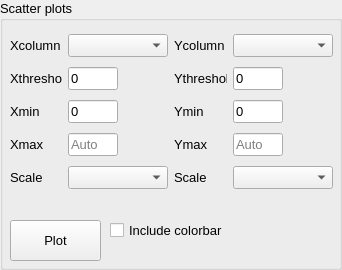
         <widget class="QGroupBox" name="groupBox_scatter_plot">
          <property name="font">
           <font>
            <family>Ubuntu</family>
            <pointsize>10</pointsize>
           </font>
          </property>
          <property name="title">
           <string>Scatter plots</string>
          </property>
          <widget class="QPushButton" name="pushButton_plot_scatter">
           <property name="geometry">
            <rect>
             <x>10</x>
             <y>220</y>
             <width>91</width>
             <height>41</height>
            </rect>
           </property>
           <property name="font">
            <font>
             <family>Ubuntu</family>
             <pointsize>10</pointsize>
             <weight>50</weight>
             <bold>false</bold>
            </font>
           </property>
           <property name="text">
            <string>Plot</string>
           </property>
           <property name="shortcut">
            <string>Ctrl+Alt+C</string>
           </property>
          </widget>
          <widget class="QWidget" name="layoutWidget">
           <property name="geometry">
            <rect>
             <x>10</x>
             <y>30</y>
             <width>323</width>
             <height>166</height>
            </rect>
           </property>
           <property name="font">
            <font>
             <family>Ubuntu</family>
             <pointsize>10</pointsize>
            </font>
           </property>
           <layout class="QGridLayout" name="gridLayout_19">
            <item row="1" column="0" colspan="2">
             <widget class="QLabel" name="label_threshold_2">
              <property name="minimumSize">
               <size>
                <width>30</width>
                <height>0</height>
               </size>
              </property>
              <property name="font">
               <font>
                <family>Ubuntu</family>
                <pointsize>10</pointsize>
               </font>
              </property>
              <property name="toolTip">
               <string>Channel 3 threshold, click to edit</string>
              </property>
              <property name="statusTip">
               <string>Channel 3 threshold, click to edit</string>
              </property>
              <property name="text">
               <string>Xthreshold</string>
              </property>
             </widget>
            </item>
            <item row="1" column="2">
             <widget class="QLineEdit" name="lineEdit_scatter_threshold_x">
              <property name="maximumSize">
               <size>
                <width>50</width>
                <height>16777215</height>
               </size>
              </property>
              <property name="font">
               <font>
                <family>Ubuntu</family>
                <pointsize>10</pointsize>
               </font>
              </property>
              <property name="toolTip">
               <string>Must be an integer.</string>
              </property>
              <property name="statusTip">
               <string>The threshold must be an integer</string>
              </property>
              <property name="text">
               <string>0</string>
              </property>
              <property name="placeholderText">
               <string/>
              </property>
              <property name="clearButtonEnabled">
               <bool>false</bool>
              </property>
             </widget>
            </item>
            <item row="1" column="3" colspan="2">
             <widget class="QLabel" name="label_threshold_3">
              <property name="minimumSize">
               <size>
                <width>30</width>
                <height>0</height>
               </size>
              </property>
              <property name="font">
               <font>
                <family>Ubuntu</family>
                <pointsize>10</pointsize>
               </font>
              </property>
              <property name="toolTip">
               <string>Channel 3 threshold, click to edit</string>
              </property>
              <property name="statusTip">
               <string>Channel 3 threshold, click to edit</string>
              </property>
              <property name="text">
               <string>Ythreshold</string>
              </property>
             </widget>
            </item>
            <item row="1" column="5">
             <widget class="QLineEdit" name="lineEdit_scatter_threshold_y">
              <property name="maximumSize">
               <size>
                <width>50</width>
                <height>16777215</height>
               </size>
              </property>
              <property name="font">
               <font>
                <family>Ubuntu</family>
                <pointsize>10</pointsize>
               </font>
              </property>
              <property name="toolTip">
               <string>Must be an integer.</string>
              </property>
              <property name="statusTip">
               <string>The threshold must be an integer</string>
              </property>
              <property name="text">
               <string>0</string>
              </property>
              <property name="placeholderText">
               <string/>
              </property>
              <property name="clearButtonEnabled">
               <bool>false</bool>
              </property>
             </widget>
            </item>
            <item row="2" column="2">
             <widget class="QLineEdit" name="lineEdit_scatter_xmin">
              <property name="enabled">
               <bool>true</bool>
              </property>
              <property name="maximumSize">
               <size>
                <width>50</width>
                <height>16777215</height>
               </size>
              </property>
              <property name="font">
               <font>
                <family>Ubuntu</family>
                <pointsize>10</pointsize>
               </font>
              </property>
              <property name="toolTip">
               <string>Must be an integer. &quot;Auto&quot; is sensitive to outliers. Either remove those or set the xrange manually</string>
              </property>
              <property name="statusTip">
               <string>&quot;Auto&quot; is sensitive to outliers. Either remove those or set the xrange manually</string>
              </property>
              <property name="text">
               <string>0</string>
              </property>
              <property name="placeholderText">
               <string>Auto</string>
              </property>
             </widget>
            </item>
            <item row="2" column="5">
             <widget class="QLineEdit" name="lineEdit_scatter_ymin">
              <property name="enabled">
               <bool>true</bool>
              </property>
              <property name="maximumSize">
               <size>
                <width>50</width>
                <height>16777215</height>
               </size>
              </property>
              <property name="font">
               <font>
                <family>Ubuntu</family>
                <pointsize>10</pointsize>
               </font>
              </property>
              <property name="toolTip">
               <string>Must be an integer. &quot;Auto&quot; is sensitive to outliers. Either remove those or set the xrange manually</string>
              </property>
              <property name="statusTip">
               <string>&quot;Auto&quot; is sensitive to outliers. Either remove those or set the xrange manually</string>
              </property>
              <property name="text">
               <string>0</string>
              </property>
              <property name="placeholderText">
               <string>Auto</string>
              </property>
             </widget>
            </item>
            <item row="3" column="2">
             <widget class="QLineEdit" name="lineEdit_scatter_xmax">
              <property name="enabled">
               <bool>true</bool>
              </property>
              <property name="maximumSize">
               <size>
                <width>50</width>
                <height>16777215</height>
               </size>
              </property>
              <property name="font">
               <font>
                <family>Ubuntu</family>
                <pointsize>10</pointsize>
               </font>
              </property>
              <property name="toolTip">
               <string>Must be an integer. &quot;Auto&quot; is sensitive to outliers. Either remove those or set the xrange manually</string>
              </property>
              <property name="statusTip">
               <string>&quot;Auto&quot; is sensitive to outliers. Either remove those or set the xrange manually</string>
              </property>
              <property name="text">
               <string/>
              </property>
              <property name="placeholderText">
               <string>Auto</string>
              </property>
             </widget>
            </item>
            <item row="3" column="5">
             <widget class="QLineEdit" name="lineEdit_scatter_ymax">
              <property name="enabled">
               <bool>true</bool>
              </property>
              <property name="maximumSize">
               <size>
                <width>50</width>
                <height>16777215</height>
               </size>
              </property>
              <property name="font">
               <font>
                <family>Ubuntu</family>
                <pointsize>10</pointsize>
               </font>
              </property>
              <property name="toolTip">
               <string>Must be an integer. &quot;Auto&quot; is sensitive to outliers. Either remove those or set the xrange manually</string>
              </property>
              <property name="statusTip">
               <string>&quot;Auto&quot; is sensitive to outliers. Either remove those or set the xrange manually</string>
              </property>
              <property name="text">
               <string/>
              </property>
              <property name="placeholderText">
               <string>Auto</string>
              </property>
             </widget>
            </item>
            <item row="2" column="0" colspan="2">
             <widget class="QLabel" name="label_scatter_xmin">
              <property name="enabled">
               <bool>true</bool>
              </property>
              <property name="minimumSize">
               <size>
                <width>30</width>
                <height>0</height>
               </size>
              </property>
              <property name="font">
               <font>
                <family>Ubuntu</family>
                <pointsize>10</pointsize>
               </font>
              </property>
              <property name="toolTip">
               <string>&quot;Auto&quot; is sensitive to outliers. Either remove those or set the xrange manually</string>
              </property>
              <property name="statusTip">
               <string>&quot;Auto&quot; is sensitive to outliers. Either remove those or set the xrange manually</string>
              </property>
              <property name="text">
               <string>Xmin</string>
              </property>
             </widget>
            </item>
            <item row="3" column="0" colspan="2">
             <widget class="QLabel" name="label_scatter_xmax">
              <property name="enabled">
               <bool>true</bool>
              </property>
              <property name="minimumSize">
               <size>
                <width>30</width>
                <height>0</height>
               </size>
              </property>
              <property name="font">
               <font>
                <family>Ubuntu</family>
                <pointsize>10</pointsize>
               </font>
              </property>
              <property name="toolTip">
               <string>&quot;Auto&quot; is sensitive to outliers. Either remove those or set the xrange manually</string>
              </property>
              <property name="statusTip">
               <string>&quot;Auto&quot; is sensitive to outliers. Either remove those or set the xrange manually</string>
              </property>
              <property name="text">
               <string>Xmax</string>
              </property>
             </widget>
            </item>
            <item row="4" column="2">
             <widget class="QComboBox" name="comboBox_scatter_scale_x">
              <property name="minimumSize">
               <size>
                <width>100</width>
                <height>0</height>
               </size>
              </property>
              <property name="font">
               <font>
                <family>Ubuntu</family>
                <pointsize>10</pointsize>
               </font>
              </property>
             </widget>
            </item>
            <item row="4" column="0" colspan="2">
             <widget class="QLabel" name="label_xmax_3">
              <property name="enabled">
               <bool>true</bool>
              </property>
              <property name="minimumSize">
               <size>
                <width>30</width>
                <height>0</height>
               </size>
              </property>
              <property name="font">
               <font>
                <family>Ubuntu</family>
                <pointsize>10</pointsize>
               </font>
              </property>
              <property name="toolTip">
               <string>&quot;Auto&quot; is sensitive to outliers. Either remove those or set the xrange manually</string>
              </property>
              <property name="statusTip">
               <string>&quot;Auto&quot; is sensitive to outliers. Either remove those or set the xrange manually</string>
              </property>
              <property name="text">
               <string>Scale</string>
              </property>
             </widget>
            </item>
            <item row="2" column="3" colspan="2">
             <widget class="QLabel" name="label_scatter_ymin">
              <property name="enabled">
               <bool>true</bool>
              </property>
              <property name="minimumSize">
               <size>
                <width>30</width>
                <height>0</height>
               </size>
              </property>
              <property name="font">
               <font>
                <family>Ubuntu</family>
                <pointsize>10</pointsize>
               </font>
              </property>
              <property name="toolTip">
               <string>&quot;Auto&quot; is sensitive to outliers. Either remove those or set the xrange manually</string>
              </property>
              <property name="statusTip">
               <string>&quot;Auto&quot; is sensitive to outliers. Either remove those or set the xrange manually</string>
              </property>
              <property name="text">
               <string>Ymin</string>
              </property>
             </widget>
            </item>
            <item row="3" column="3" colspan="2">
             <widget class="QLabel" name="label_scatter_ymax">
              <property name="enabled">
               <bool>true</bool>
              </property>
              <property name="minimumSize">
               <size>
                <width>30</width>
                <height>0</height>
               </size>
              </property>
              <property name="font">
               <font>
                <family>Ubuntu</family>
                <pointsize>10</pointsize>
               </font>
              </property>
              <property name="toolTip">
               <string>&quot;Auto&quot; is sensitive to outliers. Either remove those or set the xrange manually</string>
              </property>
              <property name="statusTip">
               <string>&quot;Auto&quot; is sensitive to outliers. Either remove those or set the xrange manually</string>
              </property>
              <property name="text">
               <string>Ymax</string>
              </property>
             </widget>
            </item>
            <item row="4" column="5">
             <widget class="QComboBox" name="comboBox_scatter_scale_y">
              <property name="minimumSize">
               <size>
                <width>100</width>
                <height>0</height>
               </size>
              </property>
              <property name="font">
               <font>
                <family>Ubuntu</family>
                <pointsize>10</pointsize>
               </font>
              </property>
             </widget>
            </item>
            <item row="4" column="3" colspan="2">
             <widget class="QLabel" name="label_xmax_4">
              <property name="enabled">
               <bool>true</bool>
              </property>
              <property name="minimumSize">
               <size>
                <width>30</width>
                <height>0</height>
               </size>
              </property>
              <property name="font">
               <font>
                <family>Ubuntu</family>
                <pointsize>10</pointsize>
               </font>
              </property>
              <property name="toolTip">
               <string>&quot;Auto&quot; is sensitive to outliers. Either remove those or set the xrange manually</string>
              </property>
              <property name="statusTip">
               <string>&quot;Auto&quot; is sensitive to outliers. Either remove those or set the xrange manually</string>
              </property>
              <property name="text">
               <string>Scale</string>
              </property>
             </widget>
            </item>
            <item row="0" column="2">
             <widget class="QComboBox" name="comboBox_scatter_col_x">
              <property name="minimumSize">
               <size>
                <width>100</width>
                <height>0</height>
               </size>
              </property>
              <property name="font">
               <font>
                <family>Ubuntu</family>
                <pointsize>10</pointsize>
               </font>
              </property>
             </widget>
            </item>
            <item row="0" column="5">
             <widget class="QComboBox" name="comboBox_scatter_col_y">
              <property name="minimumSize">
               <size>
                <width>100</width>
                <height>0</height>
               </size>
              </property>
              <property name="font">
               <font>
                <family>Ubuntu</family>
                <pointsize>10</pointsize>
               </font>
              </property>
             </widget>
            </item>
            <item row="0" column="0" colspan="2">
             <widget class="QLabel" name="label_6">
              <property name="font">
               <font>
                <family>Ubuntu</family>
                <pointsize>10</pointsize>
               </font>
              </property>
              <property name="text">
               <string>Xcolumn</string>
              </property>
             </widget>
            </item>
            <item row="0" column="3" colspan="2">
             <widget class="QLabel" name="label_21">
              <property name="font">
               <font>
                <family>Ubuntu</family>
                <pointsize>10</pointsize>
               </font>
              </property>
              <property name="text">
               <string>Ycolumn</string>
              </property>
             </widget>
            </item>
           </layout>
          </widget>
          <widget class="QCheckBox" name="checkBox_scatter_colorbar">
           <property name="enabled">
            <bool>true</bool>
           </property>
           <property name="geometry">
            <rect>
             <x>110</x>
             <y>220</y>
             <width>131</width>
             <height>20</height>
            </rect>
           </property>
           <property name="font">
            <font>
             <family>Ubuntu</family>
             <pointsize>10</pointsize>
            </font>
           </property>
           <property name="toolTip">
            <string>&lt;html&gt;&lt;head/&gt;&lt;body&gt;&lt;p&gt;Includes a colorbar to map the colors pixel colors to a exact cell density.&lt;/p&gt;&lt;p&gt;Will increase plotting time.&lt;/p&gt;&lt;/body&gt;&lt;/html&gt;</string>
           </property>
           <property name="statusTip">
            <string>Includes a colorbar to map the colors pixel colors to a exact cell density. Will increase plotting time.</string>
           </property>
           <property name="text">
            <string>Include colorbar</string>
           </property>
          </widget>
         </widget>
